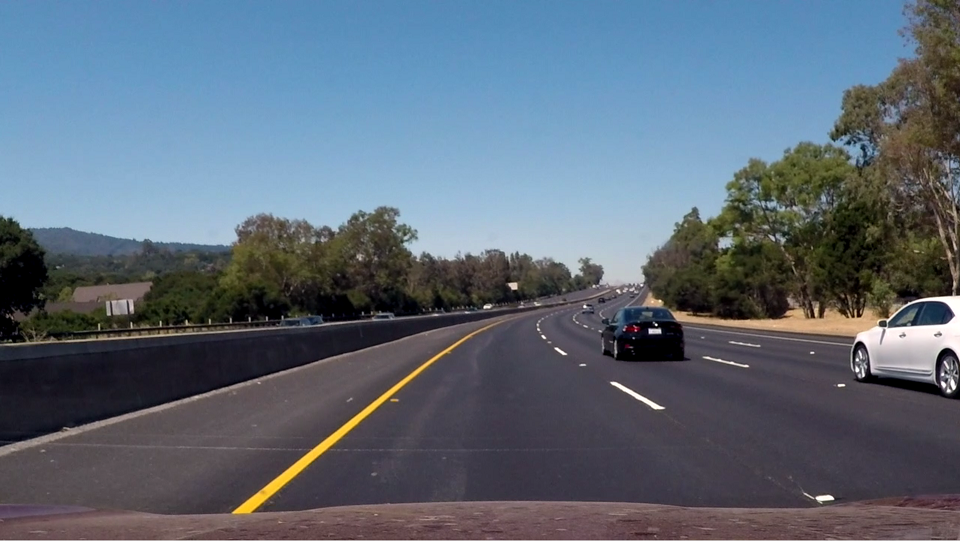
#> input picture roadPictures/gitHubPhoto3.jpg, 960 x 541 px
$ python 'codeTest[Picture].py'
#> lines starting #> are read from the running program, lines starting #| are printed output that depends on the picture; after the words box and inside, x2 and y2 are one past the last pixel; in counts of white or black regions, pixels touching at a corner belong together
import cv2
import numpy as np

#all Github imgs work
img = cv2.imread('roadPictures/gitHubPhoto3.jpg')
#> img is the input picture: shape (541, 960, 3); mean B, G, R 118.8, 105.2, 92.9
img = cv2.GaussianBlur(img, (5, 5), 0)
gray = cv2.cvtColor(img, cv2.COLOR_BGR2GRAY)
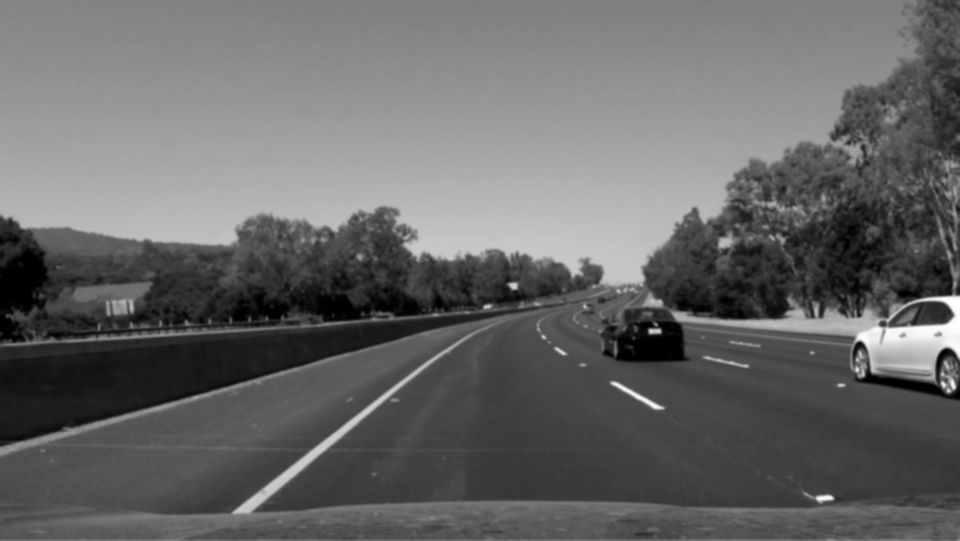
#> gray: shape (541, 960); min 0, max 255, mean 103
edges = cv2.Canny(gray, 120, 200, apertureSize=3)
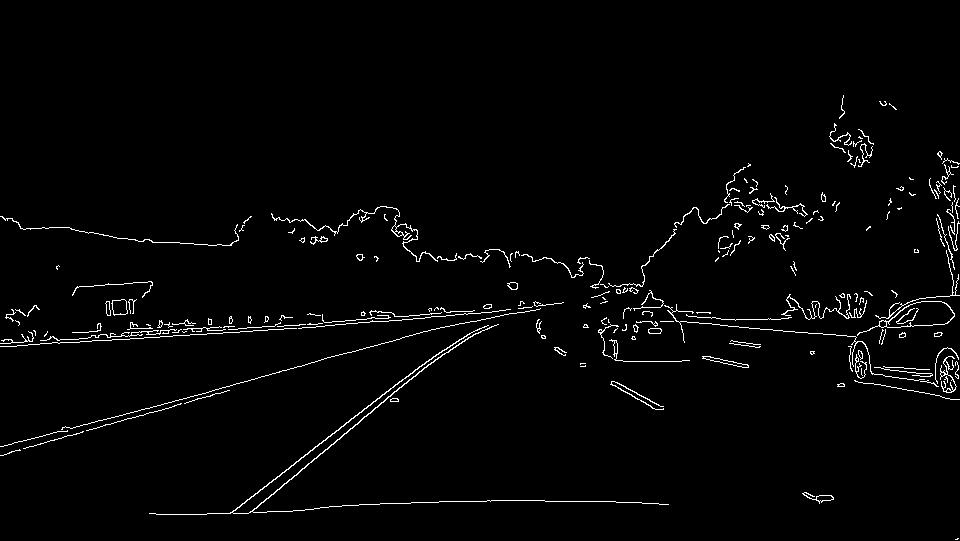
#> edges: shape (541, 960); 2.1% white in thin lines or dots, all inside (x1, y1, x2, y2) = (0, 95, 960, 540)
lines = cv2.HoughLinesP(edges, rho=1, theta=np.pi/180, threshold=50, minLineLength=0, maxLineGap=50)
#> lines = 115 rows, first 6: [1, 446, 307, 364], [230, 513, 419, 366], [15, 346, 445, 316], [9, 343, 531, 307], [592, 286, 642, 272], [252, 511, 489, 312]

#theoretical perfect
midPointCoord = [int(img.shape[1]/2), int(img.shape[0]/2)+int(img.shape[0]/8), int(img.shape[1]/2), int(img.shape[0])]
#> midPointCoord = [480, 337, 480, 541]
refPointOne = [int(img.shape[1]/2)-int(img.shape[1]/25), int(img.shape[0]/2)+int(img.shape[0]/8), int(img.shape[1]/4), int(img.shape[0])]
#> refPointOne = [442, 337, 240, 541]
refPointTwo = [int(img.shape[1]/2)+int(img.shape[1]/25), int(img.shape[0]/2)+int(img.shape[0]/8), int(img.shape[1]/4)*3, int(img.shape[0])]
#> refPointTwo = [518, 337, 720, 541]

def nearBy(x1, y1, x2, y2):
    #left
    if (abs(refPointOne[2] - x1) < 150 and abs(refPointOne[3] - y1) < 150) or (abs(refPointOne[2] - x2) < 150 and abs(refPointOne[3] - y2) < 150):
        #cv2.line(img, (x1, y1), (x2, y2), (0, 255, 255), 1)
        nearTrueMid(x1, y1, x2, y2)

    #right
    if (abs(refPointTwo[2] - x1) < 150 and abs(refPointTwo[3] - y1) < 150) or (abs(refPointTwo[2] - x2) < 150 and abs(refPointTwo[3] - y2) < 150):
        #cv2.line(img, (x1, y1), (x2, y2), (0, 255, 255), 1)
        nearTrueMid(x1, y1, x2, y2)

def nearTrueMid(x1, y1, x2, y2):
    if (abs(midPointCoord[0] - x1) < 50 and abs(midPointCoord[1] - y1) < 50) or (abs(midPointCoord[0] - x2) < 50 and abs(midPointCoord[1] - y2) < 50):
        cv2.line(img, (x1, y1), (x2, y2), (0, 0, 255), 3)

for line in lines:
    x1, y1, x2, y2 = line[0]
    nearBy(x1, y1, x2, y2)
    print(x1, x2, y1, y2)
#> this loop made 115 passes
#> (x1, y1, x2, y2) on passes 1 to 12: (1, 446, 307, 364), (230, 513, 419, 366), (15, 346, 445, 316), (9, 343, 531, 307), (592, 286, 642, 272), (252, 511, 489, 312), (135, 417, 229, 390), (0, 455, 227, 390), (380, 315, 561, 303), (153, 330, 315, 327), (623, 316, 883, 339), (439, 501, 490, 501)
#| 1 307 446 364
#| 230 419 513 366
#| 15 445 346 316
#| 9 531 343 307
#| 592 642 286 272
#| 252 489 511 312
#| 135 229 417 390
#| 0 227 455 390
#> (further printed lines are left out)

#reference area
cv2.line(img, (midPointCoord[0], midPointCoord[1]), (midPointCoord[2], midPointCoord[3]), (255, 0, 0), 1)
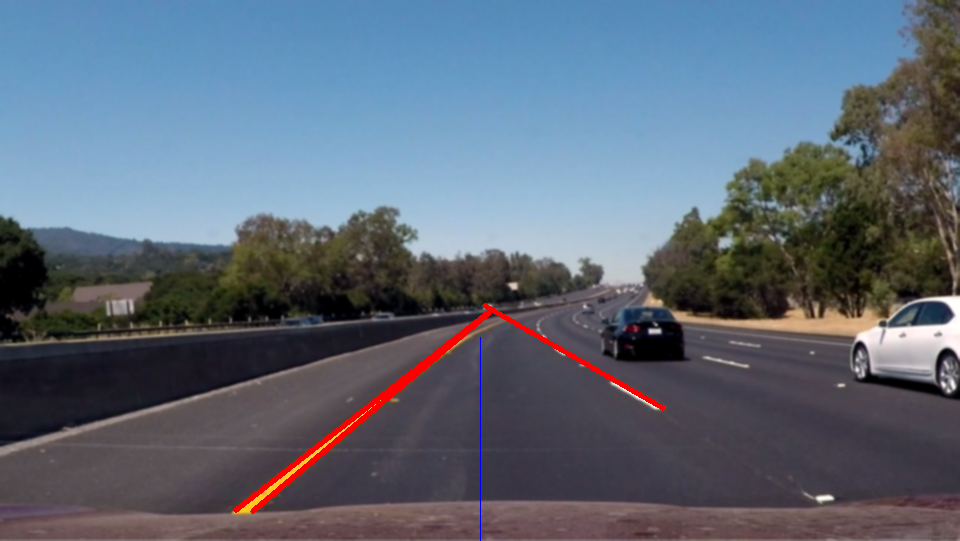
#> img: shape (541, 960, 3); mean B, G, R 118.3, 104.2, 93.7
cv2.line(img, (refPointOne[0], refPointOne[1]), (refPointOne[2], refPointOne[3]), (0, 255, 0), 1)
#> img: shape (541, 960, 3); 0.04% of pixels changed, all inside (x1, y1, x2, y2) = (240, 337, 443, 541)
cv2.line(img, (refPointTwo[0], refPointTwo[1]), (refPointTwo[2], refPointTwo[3]), (0, 255, 0), 1)
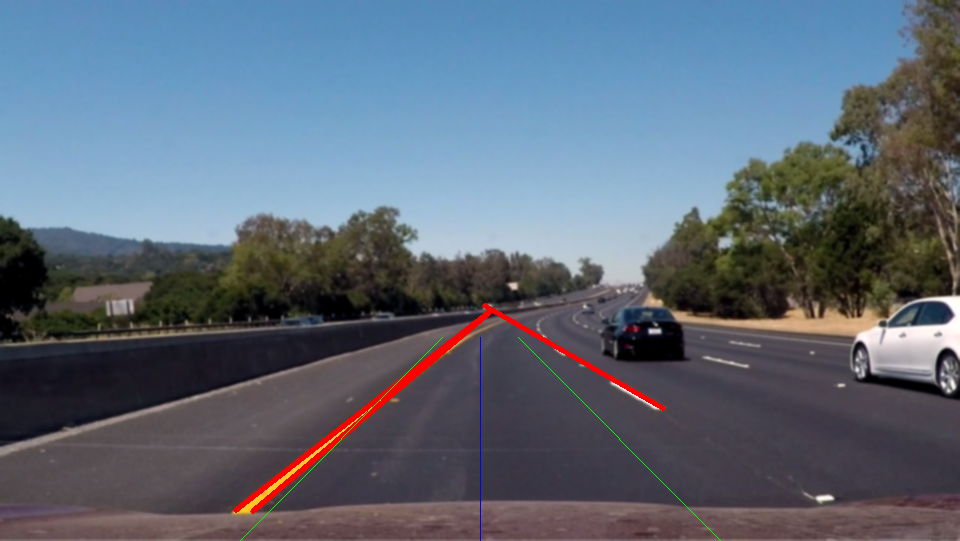
#> img: shape (541, 960, 3); mean B, G, R 118.2, 104.3, 93.6

#img = cv2.resize(edges, dsize=(500,500))
cv2.imshow('Result', img)
cv2.waitKey(0)
cv2.destroyAllWindows()

$ run again, with roadPictures/gitHubPhoto1.jpg copied over roadPictures/gitHubPhoto3.jpg
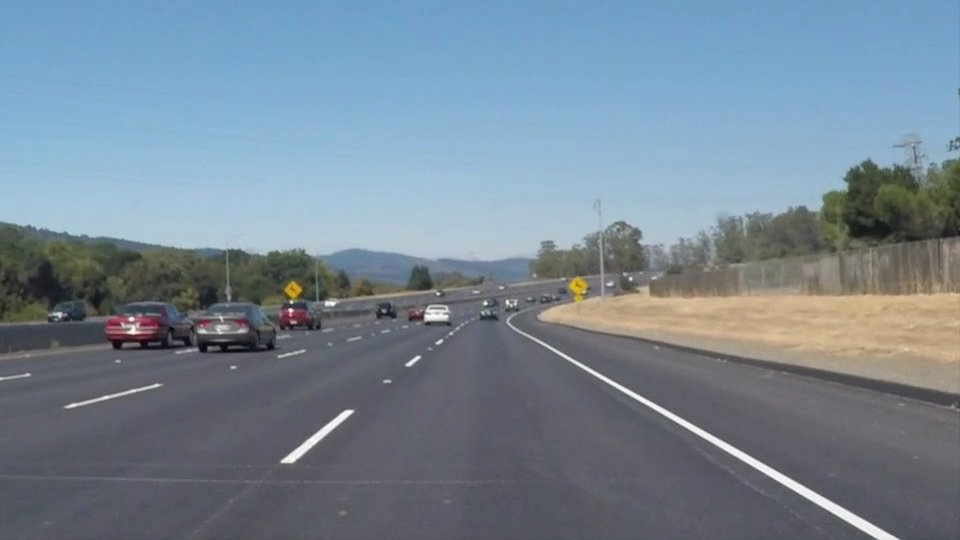
#> input picture roadPictures/gitHubPhoto1.jpg, 960 x 540 px
#> img is the input picture: shape (540, 960, 3); mean B, G, R 148.1, 134.5, 118.5
#> `edges = cv2.Canny(gray, 120, 200, apertureSize=3)`:
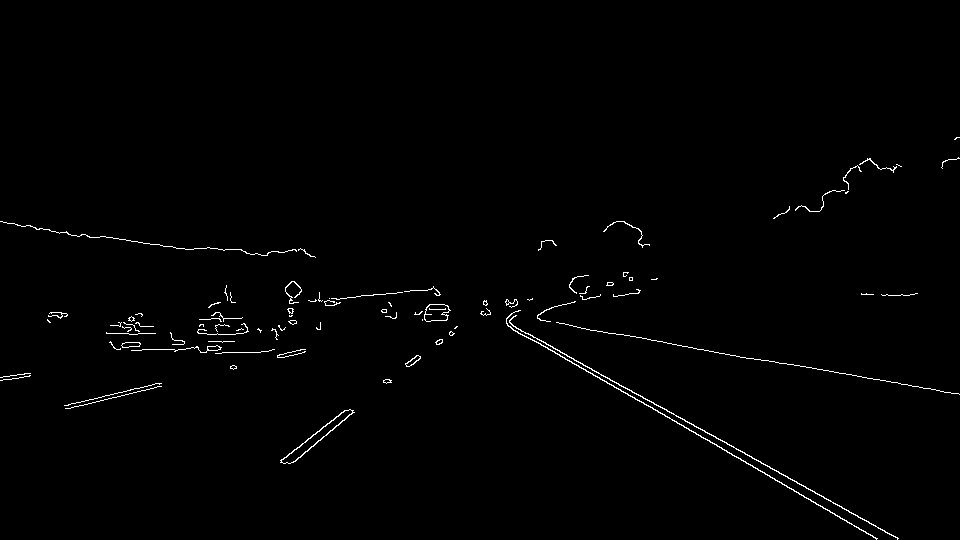
#> edges: shape (540, 960); 0.92% white in thin lines or dots, all inside (x1, y1, x2, y2) = (0, 137, 960, 540)
#> lines = 27 rows, first 6: [489, 311, 898, 538], [482, 311, 876, 538], [489, 314, 877, 538], [488, 310, 666, 342], [509, 315, 959, 394], [64, 405, 160, 383]
#> the loop `for line in lines:` made 27 passes
#> (printed output is left out)
#> `cv2.line(img, (refPointTwo[0], refPointTwo[1]), (refPointTwo[2], refPo..`:
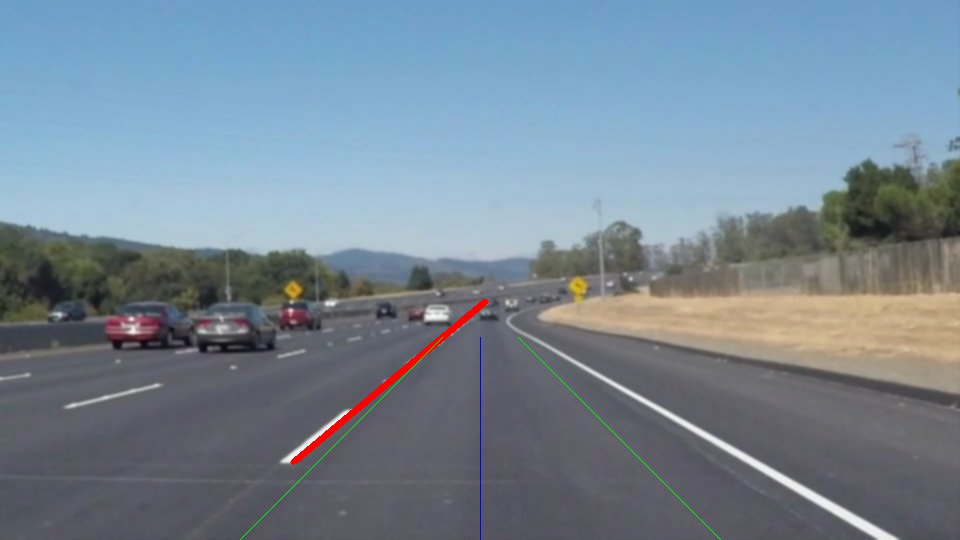
#> img: shape (540, 960, 3); mean B, G, R 147.6, 134.2, 118.8

$ run again, with roadPictures/gitHubPhoto2.jpg copied over roadPictures/gitHubPhoto3.jpg
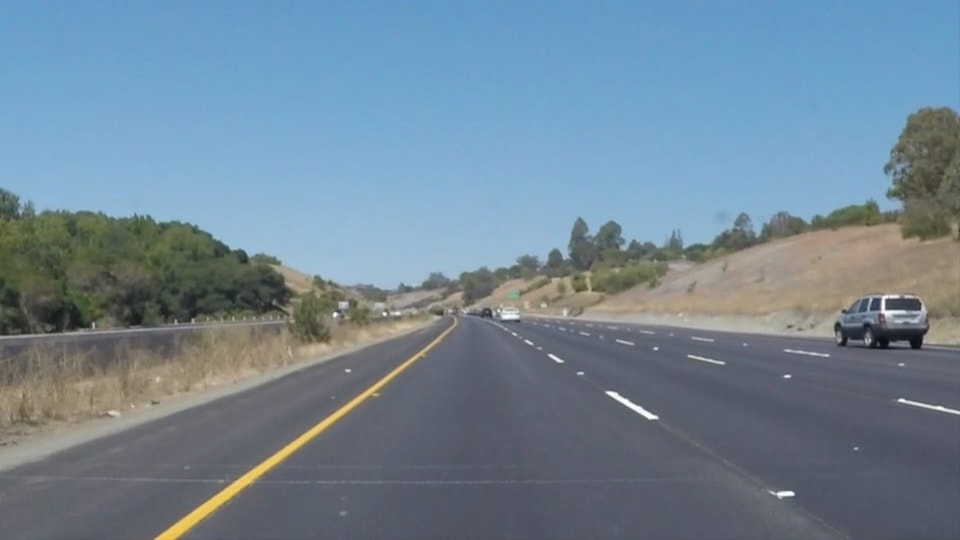
#> input picture roadPictures/gitHubPhoto2.jpg, 960 x 540 px
#> img is the input picture: shape (540, 960, 3); mean B, G, R 149, 133.4, 113
#> `edges = cv2.Canny(gray, 120, 200, apertureSize=3)`:
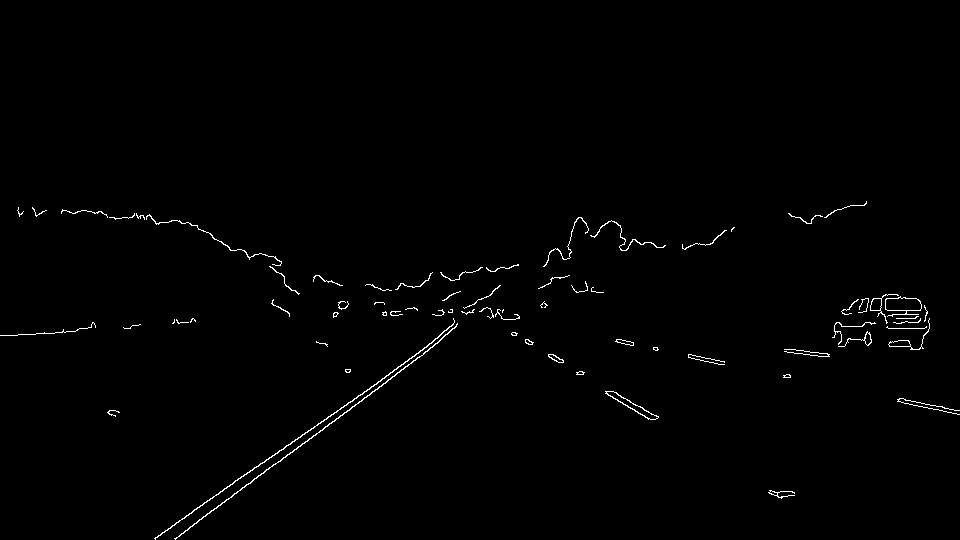
#> edges: shape (540, 960); 0.82% white in thin lines or dots, all inside (x1, y1, x2, y2) = (0, 201, 960, 540)
#> lines = 35 rows, first 6: [154, 538, 483, 308], [190, 526, 369, 395], [434, 344, 486, 307], [155, 538, 484, 308], [899, 398, 956, 410], [897, 401, 958, 414]
#> the loop `for line in lines:` made 35 passes
#> (printed output is left out)
#> `cv2.line(img, (midPointCoord[0], midPointCoord[1]), (midPointCoord[2],..`:
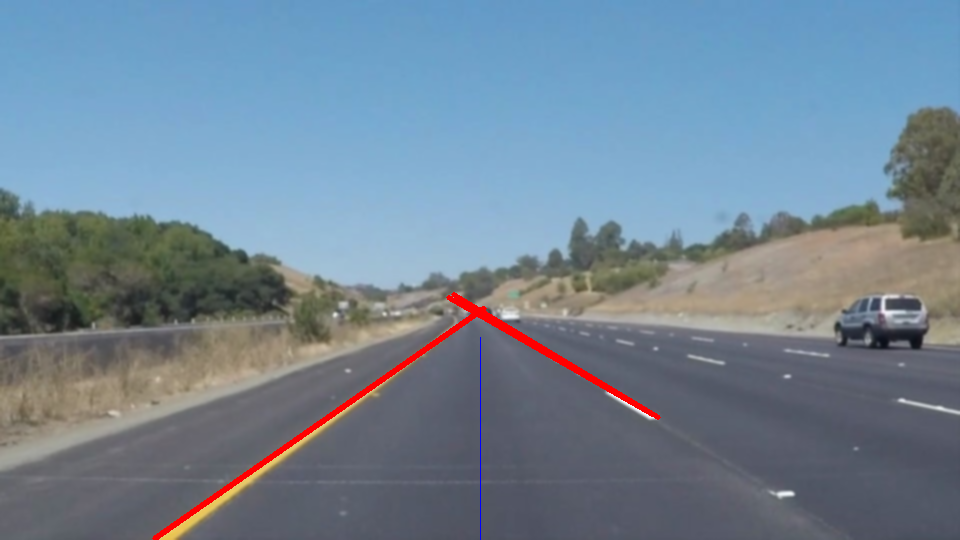
#> img: shape (540, 960, 3); mean B, G, R 148.1, 132.3, 113.8

$ run again, with roadPictures/homePhoto1.jpg copied over roadPictures/gitHubPhoto3.jpg
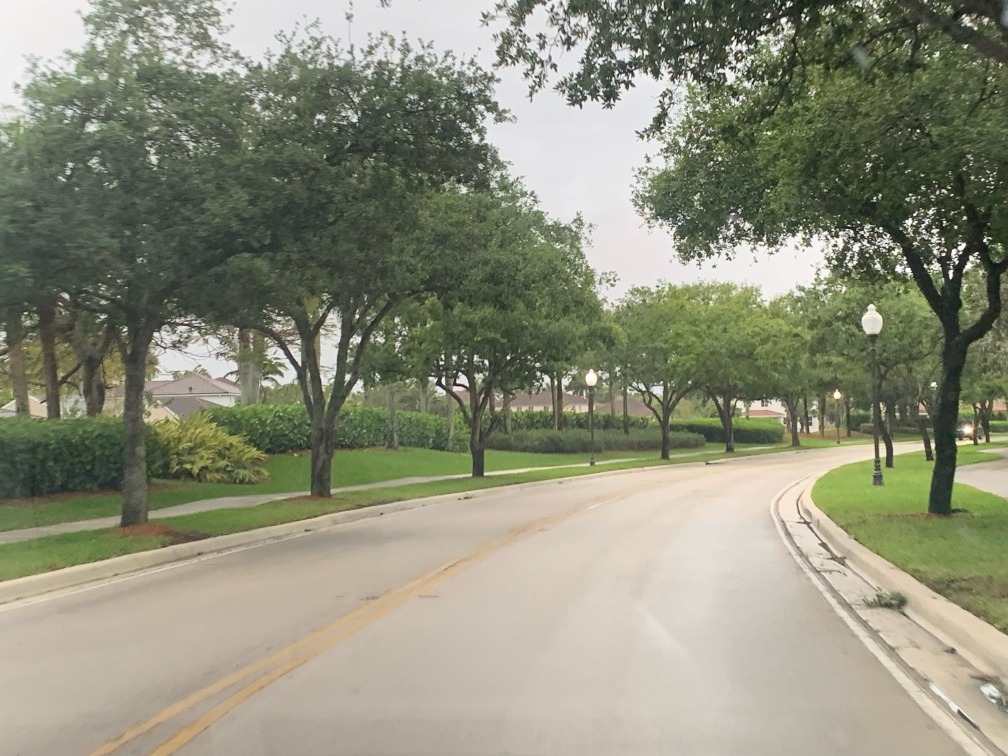
#> input picture roadPictures/homePhoto1.jpg, 4032 x 3024 px (shown at 1/4 size)
#> img is the input picture: shape (3024, 4032, 3); mean B, G, R 122, 142.2, 140.7
#> `gray = cv2.cvtColor(img, cv2.COLOR_BGR2GRAY)`:
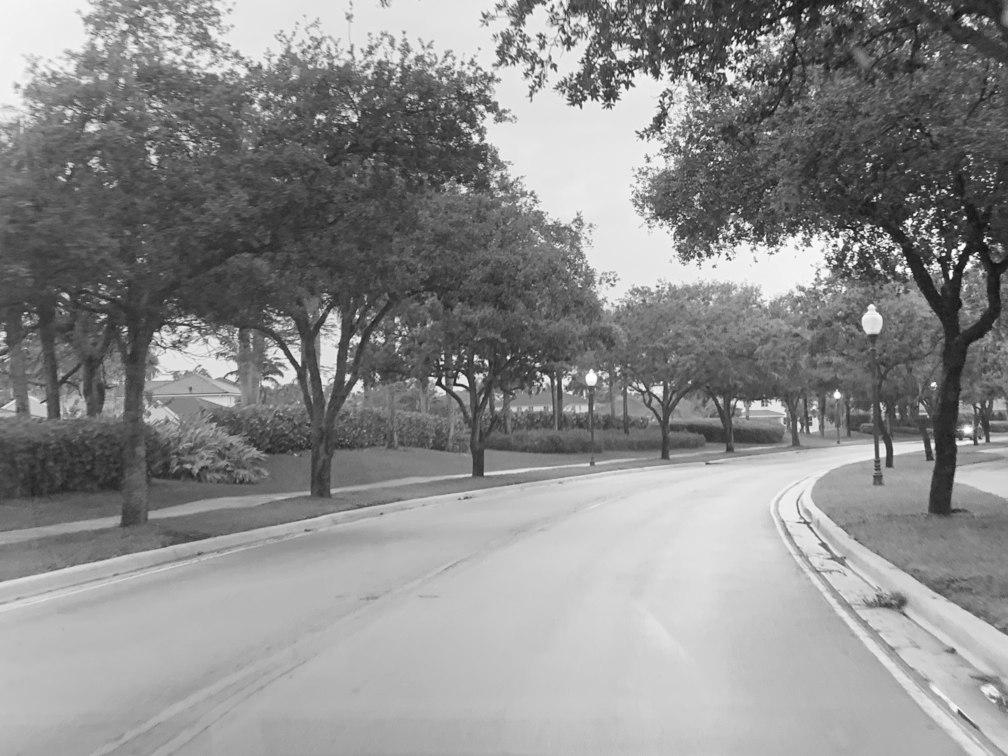
#> gray: shape (3024, 4032) (shown at 1/4 size); min 14, max 255, mean 139.5
#> `edges = cv2.Canny(gray, 120, 200, apertureSize=3)`:
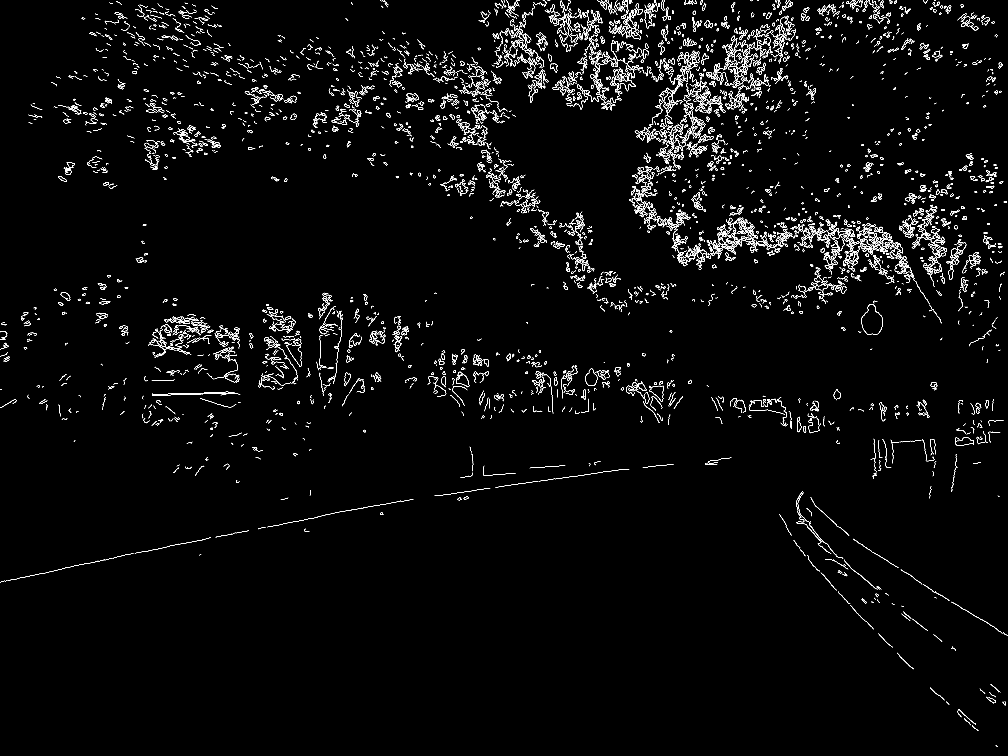
#> edges: shape (3024, 4032) (shown at 1/4 size); 1.4% white in thin lines or dots
#> the loop `for line in lines:` made 7530 passes
#> (x1, y1, x2, y2) on passes 1 to 3: (670, 2186, 1268, 2069), (1738, 1983, 2498, 1877), (2240, 323, 2388, 297)
#> (printed output is left out)
